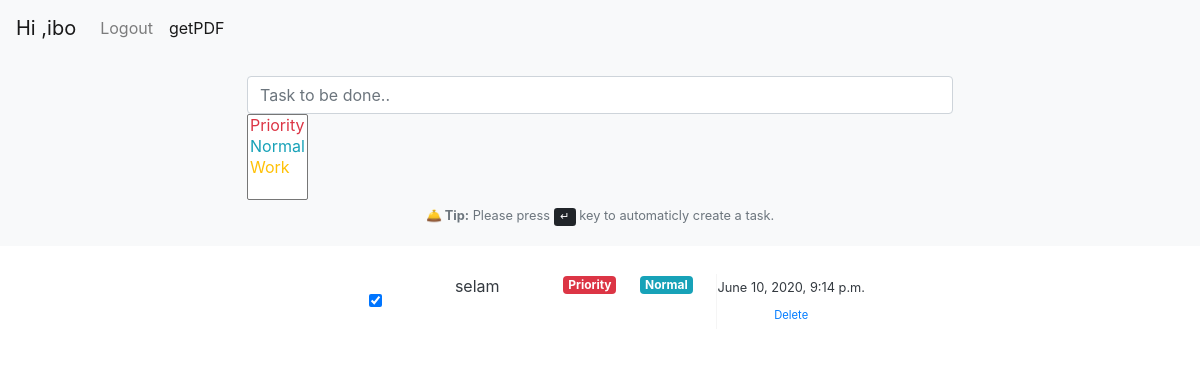
The page / (signed in) on the database as committed earlier.
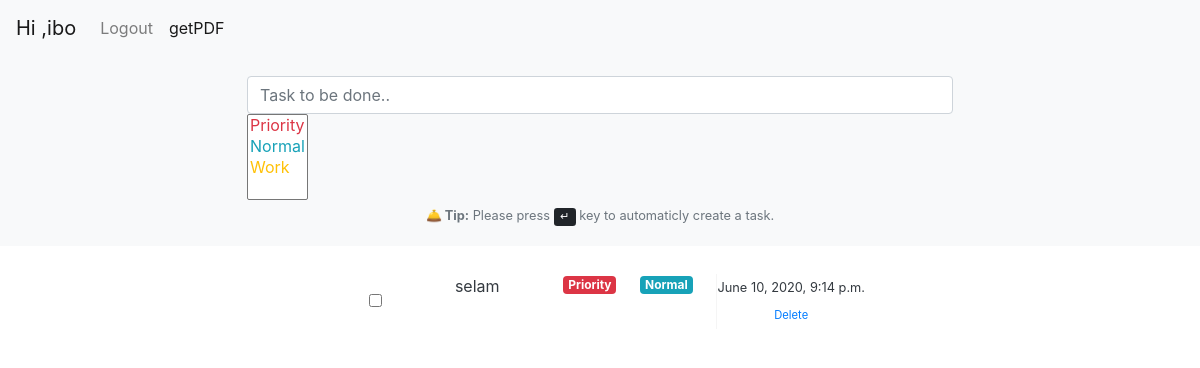
The same page on the database as committed later.
### tasks/models.py (models this page shows, shortened)
class Task(models.Model):
    user = models.ForeignKey('auth.User', verbose_name="User", on_delete=models.DO_NOTHING, related_name="tasks")
    task = models.CharField(max_length=250, db_index=True, verbose_name="Task")
    is_completed = models.BooleanField(default=False, verbose_name="Is completed ?")
    created_at = models.DateTimeField(auto_now_add=True)

### tasks/views.py (the view)
# urls.py: url(r'^$', task_index),
def task_index(request):
    if not request.user.is_authenticated:
        return redirect('/accounts/login')
    user = User.objects.get(id=request.user.id)
    tasks = user.tasks.all()
    taskTagIntegration = TagsTaskIntegration.objects.all()
    tags = Tag.objects.all()
    return render(request, 'index.html', {'tasks': tasks, 'taskTagIntegration': taskTagIntegration, 'tags': tags})

### templates/index.html (shortened to what this page needs)
{% load static %}
<!DOCTYPE html>
<html lang="en">
    <head>
        <link rel="stylesheet" href="https://stackpath.bootstrapcdn.com/bootstrap/4.4.1/css/bootstrap.min.css">
        <link href="https://cdn.jsdelivr.net/gh/gitbrent/bootstrap4-toggle@3.6.1/css/bootstrap4-toggle.min.css" rel="stylesheet">
        <link rel="stylesheet" href="https://cdn.jsdelivr.net/npm/bootstrap-select@1.13.14/dist/css/bootstrap-select.min.css">
    </head>
<body>
<nav class="navbar navbar-expand-lg navbar-light bg-light">
  <a class="navbar-brand" href="#">{% if request.user.is_authenticated %}
                Hi ,{{ request.user.get_username }}
            {% endif %}</a>
  <div class="collapse navbar-collapse" id="navbarSupportedContent">
    <ul class="navbar-nav mr-auto">
      <li class="nav-item">
        <a class="nav-link" href="{% url 'accounts:logout' %}">Logout <span class="sr-only">(current)</span></a>
      </li>
              <li class="nav-item active">
            <a class="nav-link" href="{% url 'tasks:some_view' %}">getPDF</a>
      </li>
    </ul>
  </div>
</nav>
        <div class="container-fluid text-dark">
            <div class="row bg-light pl-5 pr-5 pt-1 pb-1 mb-3">
                <div class="col-8 offset-2">
                    <div class="form-group mt-3">
                        <input autoComplete="off" id="taskInput" name="task" type="text" class="form-control" placeholder="Task to be done.."/>
                        <select class="selectpicker" multiple title="Choose Labels" id="tags" name = 'tags'>
                            <option class="text-danger" value="priority">Priority</option>
                            <option class="text-info" value="normal">Normal</option>
                            <option class="text-warning" value="work">Work</option>
                        </select>
                        <small class="form-text text-muted text-center"><b>🛎️ Tip:</b> Please press <kbd>↵</kbd> key to automaticly create a task.</small>
                    </div>
                </div>
            </div>
            <div class="row">
                <div class="col-6 offset-3">
                    <ul class="list-group list-group-flush">
                        {% for task in tasks %}
                        <li class="list-group-item">
                            <div class="d-flex w-100 justify-content-between">
                                <div class="text-center" style="min-width: 80px; align-self: center;"><input type="checkbox" onchange="myFunction(this);" id="{{ task.id }}" {% if task.is_completed == 1 %}
                                checked
                                {% endif %}  data-toggle="toggle" data-on="<b>&check;</b>" data-onstyle="success" data-off="&check;" data-style="fast" /></div>
                                <div class="pl-3 pr-3" style="text-align: justify;">{{ task.task }}</div><br>
                                {% for integration in taskTagIntegration %}
                                    {% if integration.task_id == task.id %}
                                        {% for tag in tags %}
                                            {% if tag.id == integration.tag_id %}
                                            <h6><span class="badge badge-{{ tag.css_color }}">{{ tag.tag }}</span></h6>
                                            {% endif %}
                                        {% endfor %}
                                    {% endif %}
                                {% endfor %}
                                <div class="text-center" style="border-left:1px solid whitesmoke; min-width: 100px; align-self: center;"><small>{{ task.created_at }}</small><br/>
                                <button type="button" class="btn btn-sm btn-link btn-delete" id="{{ task.id }}"><small>Delete</small></button></div>
                            </div>
                        </li>
                       {% endfor %}
                    </ul>
                </div>
            </div>
        </div>
    </body>
</html>

Rows that differ between the two databases and show on the page:
changed Task "selam": is_completed "☑" → "☐"
